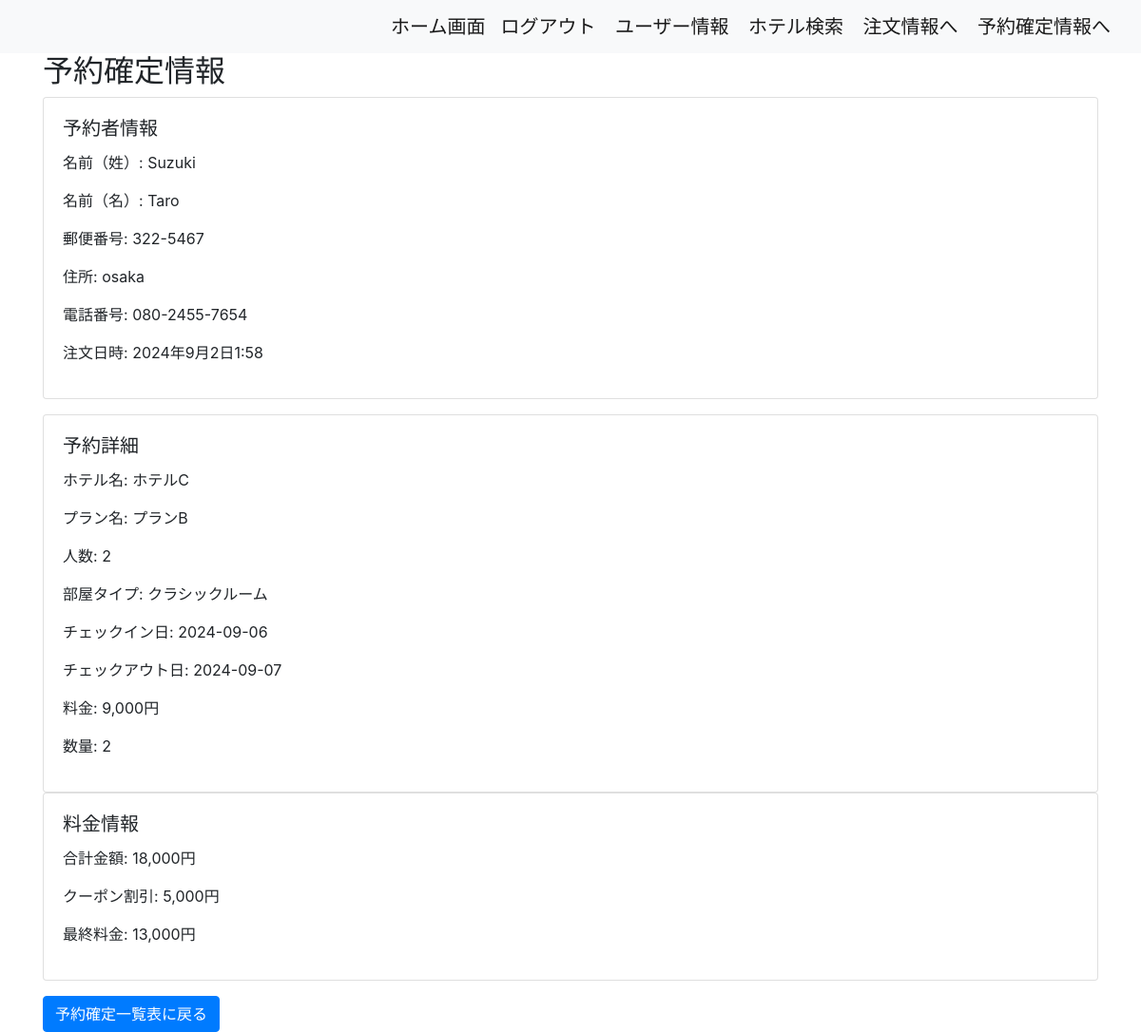
/hotel/order_success_info/95/ (signed in), run on the app's committed database.
### hotel/models.py (models this page shows, shortened)
class OrderItems(models.Model):
    quantity = models.PositiveIntegerField()
    product = models.ForeignKey(
        PlanName,
        on_delete=models.SET_NULL,
        blank=True,
        null=True,
    )
    order = models.ForeignKey(
        Orders, on_delete=models.CASCADE, related_name='orderitems_set'
    )
    checkin = models.DateField(null=True, blank=True)
    checkout = models.DateField(null=True, blank=True)
    last_name = models.CharField(max_length=100, blank=True)
    first_name = models.CharField(max_length=100, blank=True)
    zip_code = models.CharField(max_length=20, blank=True)
    address = models.CharField(max_length=200, blank=True)
    phone_number = models.CharField(max_length=20, blank=True)
    objects = OrderItemsManager()
    class Meta:
        db_table = 'order_items'
        unique_together = [['product', 'order']]

class Orders(models.Model):
    total_price = models.DecimalField(max_digits=10, decimal_places=2)
    kupon_amount = models.DecimalField(max_digits=10, decimal_places=2, default=0)
    discounted_price = models.DecimalField(max_digits=10, decimal_places=2)
    created_at = models.DateTimeField(default=timezone.now)
    address = models.ForeignKey(
        UserAddresses,
        on_delete=models.SET_NULL,
        blank=True,
        null=True,
        related_name='orders'
    )
    user = models.ForeignKey(
        Users,
        on_delete=models.SET_NULL,
        blank=True,
        null=True,
        related_name='orders'
    )
    status = models.CharField(max_length=20, default='pending')
    objects = OrdersManager()
    class Meta:
        db_table = 'orders'

class PlanName(models.Model):
    name = models.CharField(max_length=1000)
    people = models.IntegerField()
    room_type = models.CharField(max_length=1000)
    price = models.DecimalField(max_digits=5, decimal_places=0)
    hotel = models.ForeignKey(HotelName, on_delete=models.CASCADE, default=1)
    stock = models.PositiveIntegerField(default=0)
    order = models.IntegerField(default=0)
    checkin = models.DateField(null=True, blank=True)
    checkout = models.DateField(null=True, blank=True)
    kupon = models.IntegerField(default=0)
    plan_id = models.IntegerField(default=0)
    objects = PlanNameManager()
    class Meta:
        db_table = 'plan_name'
        ordering = ['order']

class HotelName(models.Model):
    name = models.CharField(max_length=1000)
    order = models.IntegerField(default=0)
    class Meta:
        db_table = 'hotel_name'
        ordering = ['order']

### hotel/views.py (the view)
# urls.py: path('order_success_info/<int:pk>/', OrdersDetailView.as_view(), name='order_success_info'),
class OrdersDetailView(LoginRequiredMixin, DetailView):
    model = Orders
    template_name = 'hotel/order_success_info.html'
    context_object_name = 'order'
    def get_object(self, queryset=None):
        try:
            obj = super().get_object(queryset)
            if obj.user != self.request.user:
                raise PermissionDenied("この注文を表示する権限がありません。")
            return obj
        except Http404:
            raise PermissionDenied("該当注文が存在しません。")
    def get_context_data(self, **kwargs):
        context = super().get_context_data(**kwargs)
        order = self.object
        context['order_items'] = order.orderitems_set.all().select_related('product', 'product__hotel')
        first_item = context['order_items'].first()
        if first_item:
            context['ordersuccess_info'] = {
                'last_name': first_item.last_name,
                'first_name': first_item.first_name,
                'zip_code': first_item.zip_code,
                'address': first_item.address,
                'phone_number': first_item.phone_number,
            }
            logger.info(f"Order {order.id} ordersuccess_info: {context['ordersuccess_info']}")
        else:
            logger.warning(f"No items found for order {order.id}")
        return context

### templates/hotel/order_success_info.html (shortened to what this page needs)
{% extends 'base.html' %}
{% load humanize %}
{% block content %}
<div class="container">
    <h2>予約確定情報</h2>
    {% if order %}
        <div class="card mb-3">
            <div class="card-body">
                <h5 class="card-title">予約者情報</h5>
                <p>名前（姓）: {{ ordersuccess_info.last_name }}</p>
                <p>名前（名）: {{ ordersuccess_info.first_name }}</p>
                <p>郵便番号: {{ ordersuccess_info.zip_code }}</p>
                <p>住所: {{ ordersuccess_info.address }}</p>
                <p>電話番号: {{ ordersuccess_info.phone_number }}</p>
                <p>注文日時: {{ order.created_at }}</p>
            </div>
        </div>
        <div class="card mt-3">
            <div class="card-body">
                <h5 class="card-title">予約詳細</h5>
                {% for item in order_items %}
                    <div class="mb-3">
                        <p>ホテル名: {{ item.product.hotel.name }}</p>
                        <p>プラン名: {{ item.product.name }}</p>
                        <p>人数: {{ item.product.people }}</p>
                        <p>部屋タイプ: {{ item.product.room_type }}</p>
                        <p>チェックイン日: {{ item.checkin|date:"Y-m-d" }}</p>
                        <p>チェックアウト日: {{ item.checkout|date:"Y-m-d" }}</p>
                        <p>料金: {{ item.product.price|intcomma }}円</p>
                        <p>数量: {{ item.quantity }}</p>
                    </div>
                {% endfor %}
            </div>
        </div>
        <div class="card">
            <div class="card-body">
                <h5 class="card-title">料金情報</h5>
                <p>合計金額: {{ order.total_price|floatformat:0|intcomma }}円</p>
                <p>クーポン割引: {{ order.kupon_amount|floatformat:0|intcomma }}円</p>
                <p>最終料金: {{ order.discounted_price|floatformat:0|intcomma }}円</p>
            </div>
        </div>
    {% endif %}
    <a href="{% url 'hotel:order_success_list' %}" class="btn btn-primary mt-3">予約確定一覧表に戻る</a>
</div>
{% endblock %}

### data on the page
OrderItems: last_name "Suzuki", first_name "Taro", zip_code "322-5467", address "osaka", phone_number "080-2455-7654", product.hotel.name "ホテルC", product.name "プランB", product.people "2", product.room_type "クラシックルーム", checkin "2024-09-06", checkout "2024-09-07", product.price "9,000", quantity "2"
Orders: created_at "2024年9月2日1:58", total_price "18,000", kupon_amount "5,000", discounted_price "13,000"
